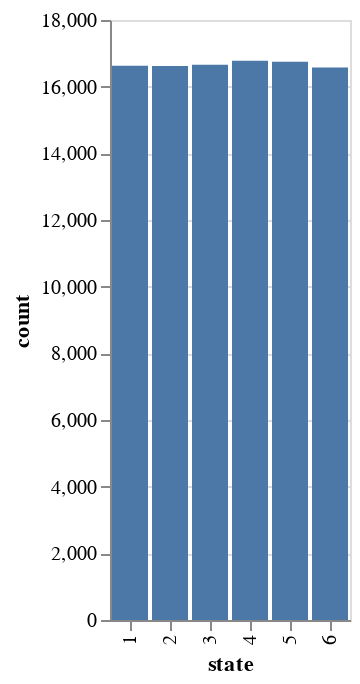

The cell this chart's notebook holds for it:
### Code cell
import pandas as pd

die_rolls = pd.DataFrame({
    'state': possible_states,
    'count': [counts.get(state, 0) for state in possible_states]
})

print(die_rolls)

alt.Chart(die_rolls).mark_bar().encode(
    x='state:O',
    y='count'
)

### Figure 1 — Vega-Lite specification as saved in the notebook (floating-point values rounded to 4 significant figures)
{"config": {"view": {"continuousWidth": 300, "continuousHeight": 300}}, "data": {"name": "data-d594336c515adeff0187c2d2f0d6d380"}, "mark": {"type": "bar"}, "encoding": {"x": {"field": "state", "type": "ordinal"}, "y": {"field": "count", "type": "quantitative"}}, "$schema": "https://vega.github.io/schema/vega-lite/v5.8.0.json", "datasets": {"data-d594336c515adeff0187c2d2f0d6d380": [{"state": 1, "count": 16626}, {"state": 2, "count": 16618}, {"state": 3, "count": 16658}, {"state": 4, "count": 16775}, {"state": 5, "count": 16750}, {"state": 6, "count": 16573}]}}
